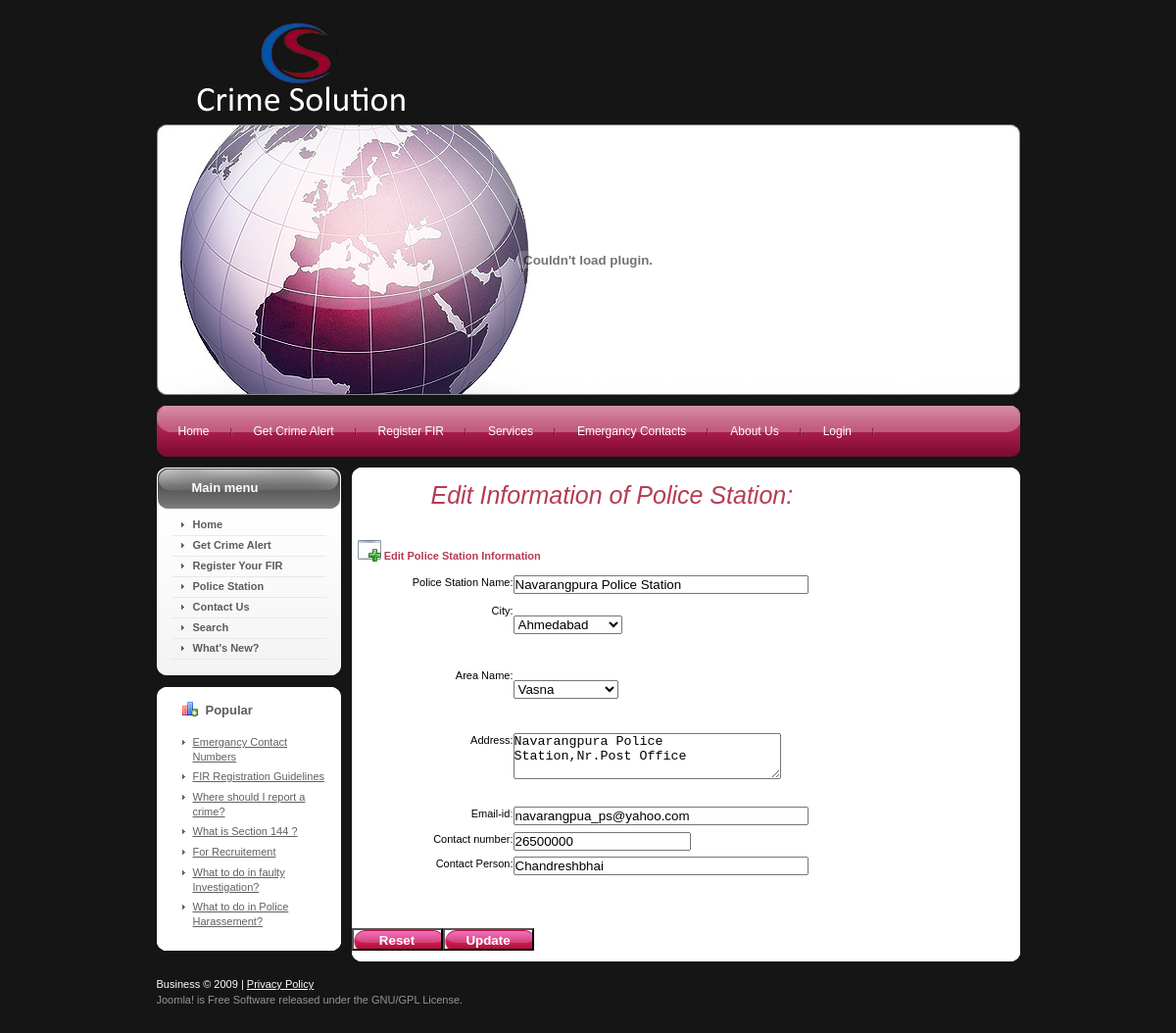
Page /editpolicestation1.php?psname=Navarangpura Police Station on the committed database.
### tables this page shows
CREATE TABLE `mstr_policestation` (
  `poilcestation_id` int(10) unsigned NOT NULL auto_increment,
  `area_id` int(10) unsigned NOT NULL,
  `address` varchar(255) NOT NULL,
  `contact_no` int(10) unsigned NOT NULL,
  `Email_id` varchar(255) NOT NULL,
  `contact_person` varchar(45) NOT NULL,
  `starting_date` datetime NOT NULL,
  `policestation_name` varchar(45) NOT NULL,
  `city_id` int(10) unsigned NOT NULL,
  PRIMARY KEY  (`poilcestation_id`),
  KEY `FK_mstr_policestation_1` (`area_id`),
  KEY `FK_mstr_policestation_2` (`city_id`),
  CONSTRAINT `FK_mstr_policestation_1` FOREIGN KEY (`area_id`) REFERENCES `mstr_area` (`area_id`),
  CONSTRAINT `FK_mstr_policestation_2` FOREIGN KEY (`city_id`) REFERENCES `mstr_city` (`city_id`)
);

CREATE TABLE `mstr_city` (
  `city_id` int(10) unsigned NOT NULL auto_increment,
  `city_name` varchar(45) NOT NULL,
  PRIMARY KEY  (`city_id`)
);

CREATE TABLE `mstr_area` (
  `area_id` int(10) unsigned NOT NULL auto_increment,
  `area_name` varchar(45) NOT NULL,
  `pincode` int(10) unsigned NOT NULL,
  `city_id` int(10) unsigned NOT NULL,
  PRIMARY KEY  (`area_id`),
  KEY `FK_mstr_area_1` (`city_id`),
  CONSTRAINT `FK_mstr_area_1` FOREIGN KEY (`city_id`) REFERENCES `mstr_city` (`city_id`)
);

### editpolicestation1.php (the view, shortened to what this page needs)
<?php include("header.php");
$pstationname = $_GET['psname'];
$selectQuery = "select *from mstr_policestation where policestation_name= '".$pstationname."' ";
$rs = mysql_query($selectQuery);
$record = mysql_fetch_array($rs);
?>
<link rel="stylesheet" href="files/template.css" type="text/css">
<link rel="stylesheet" href="files/constant.css" type="text/css">
<link type="text/css" href="themes/base/jquery.ui.all.css" rel="stylesheet" />
	<link type="text/css" href="demos.css" rel="stylesheet" />
<div id="content">
  <div class="clear">
    <div id="left">
      <div class="left-indent">
        <div class="clear">
          <div class="wrapper-box module_menu">
            <div class="border-top">
              <div class="border-bottom">
                <div class="border-left">
                  <div class="border-right">
                    <div class="corner-top-left">
                      <div class="corner-top-right">
                        <div class="corner-bottom-left">
                          <div class="corner-bottom-right clear">
                            <div class="wrapper-box-indent">
                              <div class="box-title">
                                <div class="border1-top">
                                  <div class="border1-bottom">
                                    <div class="border1-left">
                                      <div class="border1-right">
                                        <div class="corner1-top-left">
                                          <div class="corner1-top-right">
                                            <div class="corner1-bottom-left">
                                              <div class="corner1-bottom-right clear">
                                                <h3>Main menu</h3>
                                              </div>
                                            </div>
                                          </div>
                                        </div>
                                      </div>
                                    </div>
                                  </div>
                                </div>
                              </div>
                              <div class="main-box">
                                <div class="clear">
                                  <ul class="menu">
                                    <li id="current" class="active item1"> <a href="">
									<span>Home</span></a></li>
                                    <li class="item2"><a href=""><span>Get Crime Alert </span></a></li>
                                    <li class="item59"><a href="">Register Your FIR </a></li>
                                    <li class="item60"><a href="viewpolice.php">Police Station </a></li>
                                    <li class="item61"><a href=""><span>Contact Us</span></a></li>
                                    <li class="item62"><a href=""><span>Search</span></a></li>
                                    <li class="item63"><a href=""><span>What's New? </span></a></li>
                                  </ul>
                                </div>
                              </div>
                            </div>
                          </div>
                        </div>
                      </div>
                    </div>
                  </div>
                </div>
              </div>
            </div>
          </div>
          <div class="wrapper-box module s1">
            <div class="border-top">
              <div class="border-bottom">
                <div class="border-left">
                  <div class="border-right">
                    <div class="corner-top-left">
                      <div class="corner-top-right">
                        <div class="corner-bottom-left">
                          <div class="corner-bottom-right clear">
	<div class="wrapper-box-indent">
	<div class="box-title">
    <div class="border1-top">
	<div class="border1-bottom">
	<div class="border1-left">
	<div class="border1-right">
	<div class="corner1-top-left">
	<div class="corner1-top-right">
	<div class="corner1-bottom-left">
	<div class="corner1-bottom-right clear">
	<h3>Popular</h3>
	</div>
	</div>
	</div>
	</div>
	</div>
	</div>
	</div>
	</div>
	</div>
	<div class="main-box">
	<div class="clear">
	  <ul class="mostread s1">
	    <li class="mostread s1"><a href="" class="mostread s1">Emergancy Contact Numbers</a></li>
	    <li class="mostread s1"><a href="" class="mostread s1">FIR Registration Guidelines</a></li>
		<li class="mostread s1"><a 	href=""	class="mostread s1"> Where should I report a crime? </a></li>
		<li class="mostread s1"><a 	href=""	class="mostread s1">What is Section 144 ?</a></li>
		<li class="mostread s1"><a 	href=""	class="mostread s1">For Recruitement </a></li>
		<li class="mostread s1"><a 	href=""	class="mostread s1">What to do in faulty Investigation?</a></li>
		<li class="mostread s1"><a 	href=""	class="mostread s1">What to do in Police Harassement?</a></li>
		</ul>
	</div>
	</div>
	</div>
	</div>
                        </div>
                      </div>
                    </div>
                  </div>
                </div>
              </div>
            </div>
          </div>
        </div>
      </div>
    </div>
    <div id="container" class="wrapper-container">
      <div class="corner-top-left">
        <div class="corner-top-right">
          <div class="corner-bottom-left">
            <div class="corner-bottom-right">
   <form action="chkPolicestationdetail.php" method="post" enctype="multipart/form-data" name="form1">
                <div>
                  <h2><span class="componentheading style6"><span class="style10"><span class="componentheading"><em>Edit Information of Police Station:</em></span></span></span></h2>
                </div>
                <p>&nbsp;</p>
                <table width="770" height="370" border="0" align="center" cellpadding="10" cellspacing="5">
                  <tr>
                    <td height="37" colspan="2" align="left" bgcolor="#FFFFFF">
                    <p class="rowBorder">&nbsp; <img src="images/view.png" align="absbottom"/> <span class="highlight">Edit Police Station Information </span></p></td>
                  </tr>
                  <tr>
                    <td width="165" align="right" valign="middle" bgcolor="#FFFFFF">
					<span class="style3">Police Station Name: </span> </td>
                    <td align="left" bgcolor="#FFFFFF"><span class="style3">
                      <input name="psname" type="text" id="psname" size="35"  value="<?php echo $record["policestation_name"]; ?>"/>
                    </span></td>
                  </tr>
                  <tr bgcolor="#993366">
                    <td align="right" valign="middle" bgcolor="#FFFFFF"><span class="style19" style="color: #000000">City:</span></td>
                    <td align="left" bgcolor="#FFFFFF"><span class="style15 style3">
                      <select name="city" size="1"  id="city" >
                        <?php
						  $cityQuery = "select *from mstr_city";
						  $rsCity = mysql_query($cityQuery);
						  while($rowCity = mysql_fetch_array($rsCity))
						  {
						  ?>
                        <option value="<?php echo $rowCity['city_id']?>" <?php if($record["city_id"]==$rowCity['city_id']) echo "selected"; ?>> <?php echo $rowCity['city_name']?></option>
                        <?php }?>
                      </select>
                    </span></td>
                  </tr>
                  <tr bgcolor="#993366">
                    <td align="right" valign="middle" bgcolor="#FFFFFF">
					<span class="style19" style="color: #000000">Area Name: </span> </td>
                    <td align="left" bgcolor="#FFFFFF"><span class="style15 style3">
                      <select name="area" size="1"  id="area" >
                        <?php
						  $areaQuery = "select *from mstr_area";
						  $rsArea = mysql_query($areaQuery);
						  while($rowArea = mysql_fetch_array($rsArea))
						  {
						  ?>
                        <option value="<?php echo $rowArea['area_id']?>" <?php if($record["area_id"]==$rowArea['area_id']) echo "selected"; ?>> <?php echo $rowArea['area_name']?></option>
                        <?php }?>
                      </select>
                    </span></td>
                  </tr>
                  <tr>
                    <td height="75" align="right" valign="middle" bgcolor="#FFFFFF">
					<span class="style19" style="color: #000000"> Address:</span> </td>
                    <td align="left" bgcolor="#FFFFFF"><span class="style15 style3">
					  <textarea name="address" cols="32" rows="3"  id="address"><?php echo $record["address"]; ?></textarea>
					  </span></td>
                  </tr>
                  <tr bgcolor="#999999">
                    <td height="26" align="right" valign="middle" bgcolor="#FFFFFF">
					<span class="style19" style="color: #000000">Email-id</span>: </td>
                    <td align="left" bgcolor="#FFFFFF"><span class="style15 style3">
                      <input name="emailid" type="text" id="emailid" size="35" maxlength="254" value="<?php echo $record["Email_id"]; ?>" />
                    </span></td>
                  </tr>
                  <tr bgcolor="#993366">
                    <td height="25" align="right" valign="middle" bgcolor="#FFFFFF">
					<span class="style19" style="color: #000000">
					<span class="style19" style="color: #000000">Contact number: </span></span> </td>
                    <td align="left" bgcolor="#FFFFFF">
					<input type="text" name="contactno" id="contactno" maxlength="12" value="<?php echo $record["contact_no"]; ?>" />
					 					</td>
                  </tr>
                  <tr bgcolor="#993366">
                    <td height="25" align="right" valign="middle" bgcolor="#FFFFFF">
					<span class="style19" style="color: #000000">Contact Person:</span> </td>
                    <td align="left" bgcolor="#FFFFFF">
					<input name="contactperson" type="text" id="contactperson" size="35" value="<?php echo $record["contact_person"]; ?>" />
				 					</td>
                  </tr>
                  <tr bgcolor="#993366">
                    <td align="right" valign="middle" bgcolor="#FFFFFF">&nbsp;</td>
                    <td align="left" bgcolor="#FFFFFF">&nbsp;</td>
                  </tr>
                </table>
                <p>&nbsp;</p>
                <input name="reset" type="reset" class="header-button" value="Reset" />
                <input name="update"  type="submit" class="header-button" id="update" value="Update"/>
                <p>&nbsp;</p>
              </form>
            </div>
          </div>
        </div>
      </div>
    </div>
  </div>
</div>
    <div class="footer clear">
    	<span>Business © 2009  |  <a href="#">Privacy Policy</a></span>
    	<a href="http://www.joomla.org/">Joomla!</a> is Free Software
released under the GNU/GPL License. &nbsp;&nbsp;&nbsp;
    </div>
</div>
</body></html>

### files/constant.css (style rules this page uses)
* { padding:0px 0px 0px 0px; margin:0px 0px 0px 0px; }
html { height:100% }
body { text-align:center; }
table { border-collapse:collapse; border:0px; padding:0; }
td { vertical-align:top }
img { border:none }
h2 { font-size:120% }
h3 { font-size:110% }
p { padding:0px 0px 13px 0px; }
select { height:auto; margin:12px 0px 12px 0px; vertical-align:middle }
ul { list-style:disc; margin:0px 0px 0px 15px; }

### demos.css (style rules this page uses)
body { font-size: 62.5%; }
table { font-size: 1em; }
body { font-family: "Trebuchet MS", "Helvetica", "Arial", "Verdana", "sans-serif"; }

### editpolicestation1.php (style rules this page uses)
.style6 { font-size: 18px; color: #797979; }
.style10 { margin: 0 0px 10px 0; padding: 16px 0 2px 27px; color: #959595; line-height: 140%; }
.style15 { font-size: 18px }
.style19 { font-size: 11px; }

### rows in the picture
mstr_policestation: psname "Navarangpura Police Station", city "Ahmedabad", area "Vasna", address "Navarangpura Police Station,Nr.Post Office", emailid "navarangpua_ps@yahoo.com", contactno "26500000", contactperson "Chandreshbhai"
